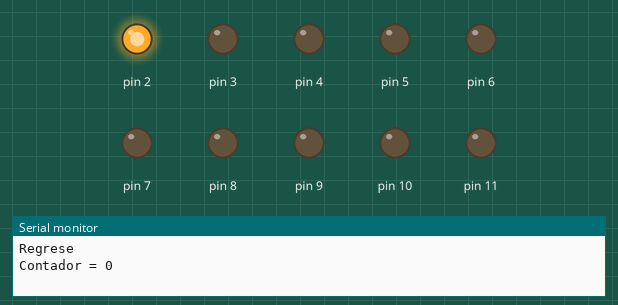
Recording of a sketch running on a simulated Arduino Uno, built with avr-gcc and run on an emulated ATmega328P. Shown: output pins drawn as LEDs (lit = HIGH), the last lines printed to the serial monitor.

Above: at 0.12 s.
At 0.62 s:
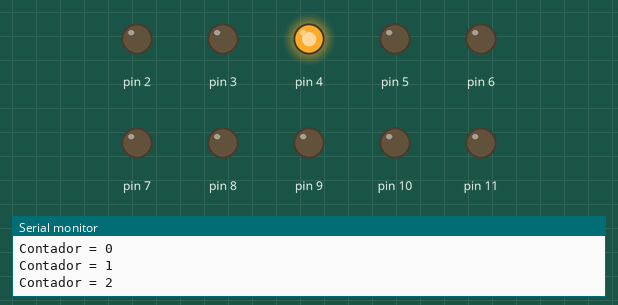
At 1.12 s:
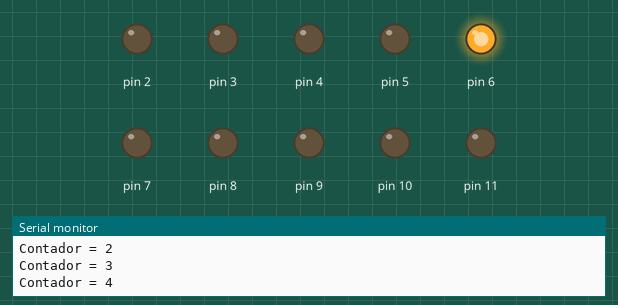
At 2.37 s:
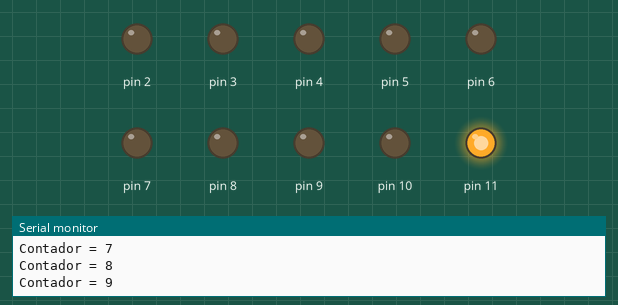
At 3.87 s:
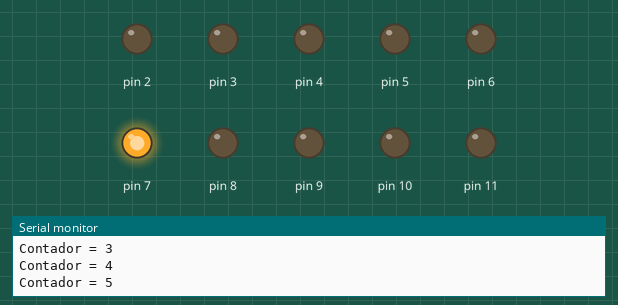
At 5.37 s:
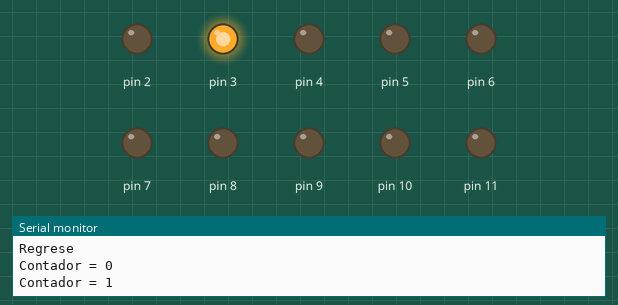
Timing chart, 0 to 5.8 s (numbered marks = the images above):
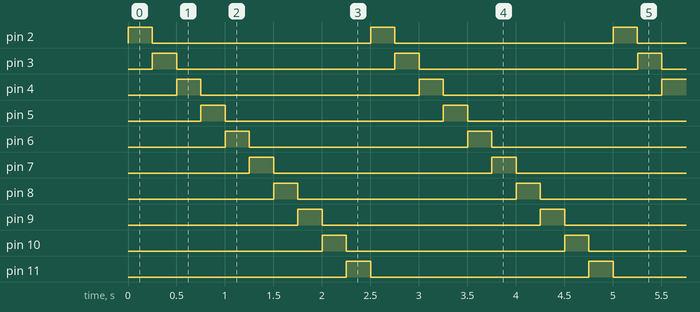

Measured:
- by itself, pin 2–11: alternates HIGH for 0.25 s and LOW for 2.3 s
- by itself, everything shown: repeats every 2.5 s, in 10 steps

The sketch:

ProgReturn.ino
```cpp
int Led = 2, Led13 = 11, tiempo = 250, contador = 0, i;

void setup() {
  Serial.begin(9600);
  for (i=2; i<=11; i++){
    pinMode(i, OUTPUT);
  }

}

void loop() {

Serial.println("Regrese");
  for(i=0; i<=50; i++){
    if(contador > 9){
      goto reiniciar;
      Serial.println("Andreita es chidilla");
    }
    Serial.print("Contador = ");
    Serial.println(contador);
    digitalWrite(contador+2, HIGH);
    delay(tiempo);
    digitalWrite(contador+2, LOW);
    contador++;
  }
  Serial.println("Juan y Sara se besan");
  reiniciar:
    contador=0;
  return;
  Serial.println("Voy de regreso");

}
```
